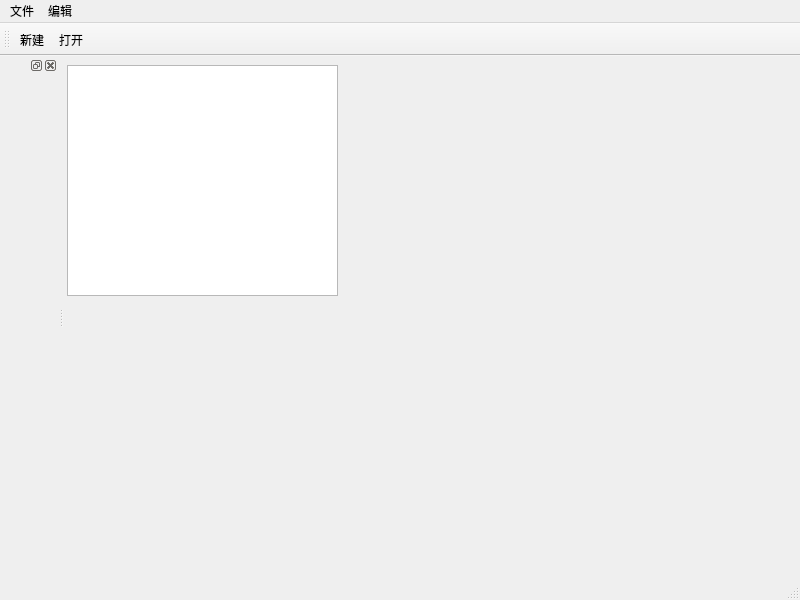
<?xml version="1.0" encoding="UTF-8"?>
<ui version="4.0">
 <class>MainWindow</class>
 <widget class="QMainWindow" name="MainWindow">
  <property name="geometry">
   <rect>
    <x>0</x>
    <y>0</y>
    <width>800</width>
    <height>600</height>
   </rect>
  </property>
  <property name="windowTitle">
   <string>MainWindow</string>
  </property>
  <widget class="QWidget" name="centralwidget">
   <widget class="QTextEdit" name="textEdit">
    <property name="geometry">
     <rect>
      <x>3</x>
      <y>9</y>
      <width>271</width>
      <height>231</height>
     </rect>
    </property>
   </widget>
  </widget>
  <widget class="QMenuBar" name="menubar">
   <property name="geometry">
    <rect>
     <x>0</x>
     <y>0</y>
     <width>800</width>
     <height>21</height>
    </rect>
   </property>
   <widget class="QMenu" name="menu">
    <property name="title">
     <string>文件</string>
    </property>
    <addaction name="actionnew"/>
    <addaction name="separator"/>
    <addaction name="actionopen"/>
   </widget>
   <widget class="QMenu" name="menu_2">
    <property name="title">
     <string>编辑</string>
    </property>
   </widget>
   <addaction name="menu"/>
   <addaction name="menu_2"/>
  </widget>
  <widget class="QStatusBar" name="statusbar"/>
  <widget class="QToolBar" name="toolBar">
   <property name="windowTitle">
    <string>toolBar</string>
   </property>
   <attribute name="toolBarArea">
    <enum>TopToolBarArea</enum>
   </attribute>
   <attribute name="toolBarBreak">
    <bool>false</bool>
   </attribute>
   <addaction name="actionnew"/>
   <addaction name="actionopen"/>
  </widget>
  <widget class="QDockWidget" name="dockWidget">
   <attribute name="dockWidgetArea">
    <number>1</number>
   </attribute>
   <widget class="QWidget" name="dockWidgetContents"/>
  </widget>
  <action name="actionnew">
   <property name="text">
    <string>新建</string>
   </property>
  </action>
  <action name="actionopen">
   <property name="text">
    <string>打开</string>
   </property>
  </action>
 </widget>
 <resources/>
 <connections/>
</ui>
